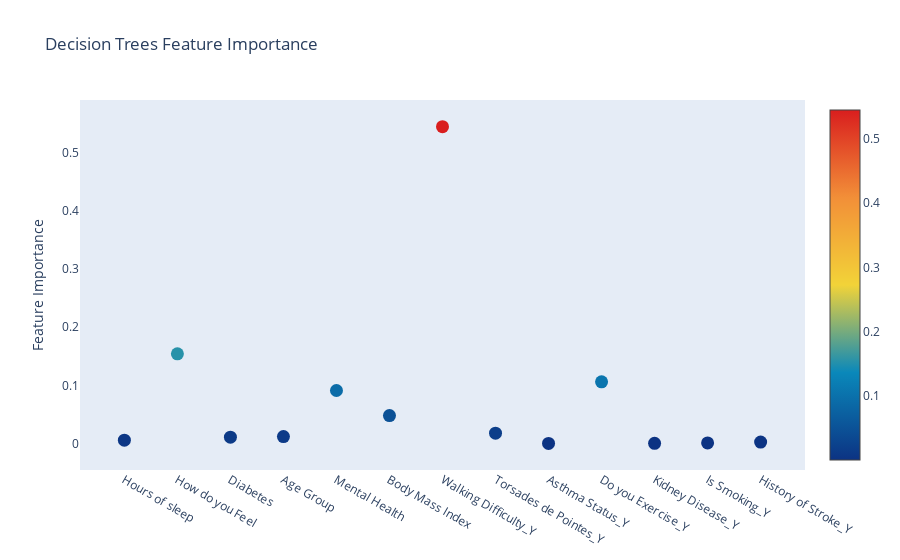

This figure's notebook cell:
### Markdown cell above
The model optimization process, through extensive cross-validation involving 720 fits, has yielded a set of parameters that enhance model performance. With a 'max_depth' of 10, 'min_samples_leaf' of 2, and 'min_samples_split' of 10, the model achieved a best cross-validation score of approximately 0.551, reflecting a moderate predictive capability. The training results show an R-squared of 0.597, indicating that the model can explain around 59.7% of the variance within the training data. 

More importantly, when applied to the test set, the model presents an R-squared of 0.552, explaining 55.2% of the variance, which is a significant improvement compared to the previous model's R-squared of 0.392 with the complete dataset.

### Code cell
import plotly.offline as py
import plotly.graph_objs as go


# Scatter plot 
trace = go.Scatter(
    y = best_tree_reg.feature_importances_,
    x = X.columns,
    mode = 'markers',
    marker = dict(
        sizemode = 'diameter',
        sizeref = 1,
        size = 13,
        #size= rf.feature_importances_,
        #color = np.random.randn(500), #set color equal to a variable
        color = best_tree_reg.feature_importances_,
        colorscale = 'Portland',
        showscale = True
    ),
    text = X.columns
)
data = [trace]

layout = go.Layout(
    autosize = True,
    title = 'Decision Trees Feature Importance',
    hovermode = 'closest',
    xaxis = dict(
        ticklen = 5,
        showgrid = False,
        zeroline = False,
        showline = False
    ),
    yaxis = dict(
        title = 'Feature Importance',
        showgrid = False,
        zeroline = False,
        ticklen = 5,
        gridwidth = 2
    ),
    showlegend = False
)
fig = go.Figure(data = data, layout = layout)
py.iplot(fig, filename = 'scatter_rfclf_01')

### Figure 1 — Plotly figure (JSON) as saved in the notebook; plotly's stock layout.template omitted (floating-point values rounded to 4 significant figures)
{"data": [{"marker": {"color": [0.006361, 0.1544, 0.01138, 0.01254, 0.09151, 0.04842, 0.5443, 0.01836, 0.0007858, 0.1064, 0.0008764, 0.001572, 0.003085], "colorscale": [[0, "rgb(12,51,131)"], [0.25, "rgb(10,136,186)"], [0.5, "rgb(242,211,56)"], [0.75, "rgb(242,143,56)"], [1, "rgb(217,30,30)"]], "showscale": true, "size": 13, "sizemode": "diameter", "sizeref": 1}, "mode": "markers", "text": ["Hours of sleep", "How do you Feel", "Diabetes", "Age Group", "Mental Health", "Body Mass Index", "Walking Difficulty_Y", "Torsades de Pointes_Y", "Asthma Status_Y", "Do you Exercise_Y", "Kidney Disease_Y", "Is Smoking_Y", "History of Stroke_Y"], "type": "scatter", "x": ["Hours of sleep", "How do you Feel", "Diabetes", "Age Group", "Mental Health", "Body Mass Index", "Walking Difficulty_Y", "Torsades de Pointes_Y", "Asthma Status_Y", "Do you Exercise_Y", "Kidney Disease_Y", "Is Smoking_Y", "History of Stroke_Y"], "y": [0.006361, 0.1544, 0.01138, 0.01254, 0.09151, 0.04842, 0.5443, 0.01836, 0.0007858, 0.1064, 0.0008764, 0.001572, 0.003085]}], "layout": {"autosize": true, "hovermode": "closest", "showlegend": false, "title": {"text": "Decision Trees Feature Importance"}, "xaxis": {"showgrid": false, "showline": false, "ticklen": 5, "zeroline": false}, "yaxis": {"gridwidth": 2, "showgrid": false, "ticklen": 5, "title": {"text": "Feature Importance"}, "zeroline": false}}}
